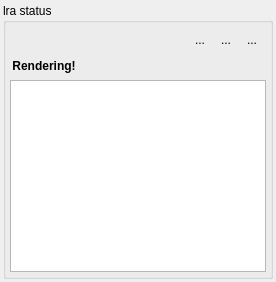
  <widget class="QWidget" name="centralwidget">
   <layout class="QGridLayout" name="gridLayout_13">
    <property name="margin">
     <number>3</number>
    </property>
    <property name="spacing">
     <number>3</number>
    </property>
    <item row="0" column="0">
     <widget class="QGroupBox" name="groupBox">
      <property name="minimumSize">
       <size>
        <width>0</width>
        <height>80</height>
       </size>
      </property>
      <property name="title">
       <string>lra status</string>
      </property>
      <layout class="QGridLayout" name="gridLayout_14">
       <property name="margin">
        <number>2</number>
       </property>
       <property name="spacing">
        <number>2</number>
       </property>
       <item row="0" column="0">
        <widget class="QFrame" name="frame_8">
         <property name="minimumSize">
          <size>
           <width>0</width>
           <height>80</height>
          </size>
         </property>
         <property name="frameShape">
          <enum>QFrame::NoFrame</enum>
         </property>
         <property name="frameShadow">
          <enum>QFrame::Raised</enum>
         </property>
         <layout class="QGridLayout" name="gridLayout_11">
          <property name="margin">
           <number>2</number>
          </property>
          <property name="spacing">
           <number>2</number>
          </property>
          <item row="0" column="0">
           <widget class="QFrame" name="frame_5">
            <property name="frameShape">
             <enum>QFrame::NoFrame</enum>
            </property>
            <property name="frameShadow">
             <enum>QFrame::Raised</enum>
            </property>
            <layout class="QGridLayout" name="gridLayout_8">
             <property name="margin">
              <number>2</number>
             </property>
             <property name="spacing">
              <number>2</number>
             </property>
             <item row="0" column="1">
              <widget class="QToolButton" name="toolButton_4">
               <property name="enabled">
                <bool>true</bool>
               </property>
               <property name="text">
                <string>...</string>
               </property>
               <property name="icon">
                <iconset resource="../res/imgs.qrc">
                 <normaloff>:/ic0416/icons/04/16/01.png</normaloff>:/ic0416/icons/04/16/01.png</iconset>
               </property>
               <property name="autoRaise">
                <bool>true</bool>
               </property>
              </widget>
             </item>
             <item row="0" column="3">
              <widget class="QToolButton" name="toolButton_5">
               <property name="text">
                <string>...</string>
               </property>
               <property name="icon">
                <iconset resource="../res/imgs.qrc">
                 <normaloff>:/ic0416/icons/04/16/02.png</normaloff>:/ic0416/icons/04/16/02.png</iconset>
               </property>
               <property name="autoRaise">
                <bool>true</bool>
               </property>
              </widget>
             </item>
             <item row="0" column="2">
              <widget class="QToolButton" name="toolButton_6">
               <property name="enabled">
                <bool>true</bool>
               </property>
               <property name="text">
                <string>...</string>
               </property>
               <property name="icon">
                <iconset resource="../res/imgs.qrc">
                 <normaloff>:/ic0416/icons/04/16/06.png</normaloff>:/ic0416/icons/04/16/06.png</iconset>
               </property>
               <property name="autoRaise">
                <bool>true</bool>
               </property>
              </widget>
             </item>
             <item row="0" column="0">
              <spacer name="horizontalSpacer_3">
               <property name="orientation">
                <enum>Qt::Horizontal</enum>
               </property>
               <property name="sizeHint" stdset="0">
                <size>
                 <width>40</width>
                 <height>20</height>
                </size>
               </property>
              </spacer>
             </item>
            </layout>
           </widget>
          </item>
          <item row="1" column="0">
           <widget class="QFrame" name="frame_6">
            <property name="frameShape">
             <enum>QFrame::NoFrame</enum>
            </property>
            <property name="frameShadow">
             <enum>QFrame::Raised</enum>
            </property>
            <layout class="QGridLayout" name="gridLayout_10">
             <property name="margin">
              <number>2</number>
             </property>
             <property name="spacing">
              <number>2</number>
             </property>
             <item row="0" column="0">
              <widget class="QLabel" name="label">
               <property name="font">
                <font>
                 <weight>75</weight>
                 <bold>true</bold>
                </font>
               </property>
               <property name="text">
                <string>Rendering!</string>
               </property>
               <property name="alignment">
                <set>Qt::AlignCenter</set>
               </property>
              </widget>
             </item>
             <item row="0" column="1">
              <spacer name="horizontalSpacer_4">
               <property name="orientation">
                <enum>Qt::Horizontal</enum>
               </property>
               <property name="sizeHint" stdset="0">
                <size>
                 <width>40</width>
                 <height>20</height>
                </size>
               </property>
              </spacer>
             </item>
            </layout>
           </widget>
          </item>
          <item row="2" column="0">
           <widget class="QTextBrowser" name="textBrowser_2"/>
          </item>
         </layout>
        </widget>
       </item>
      </layout>
     </widget>
    </item>
   </layout>
  </widget>
